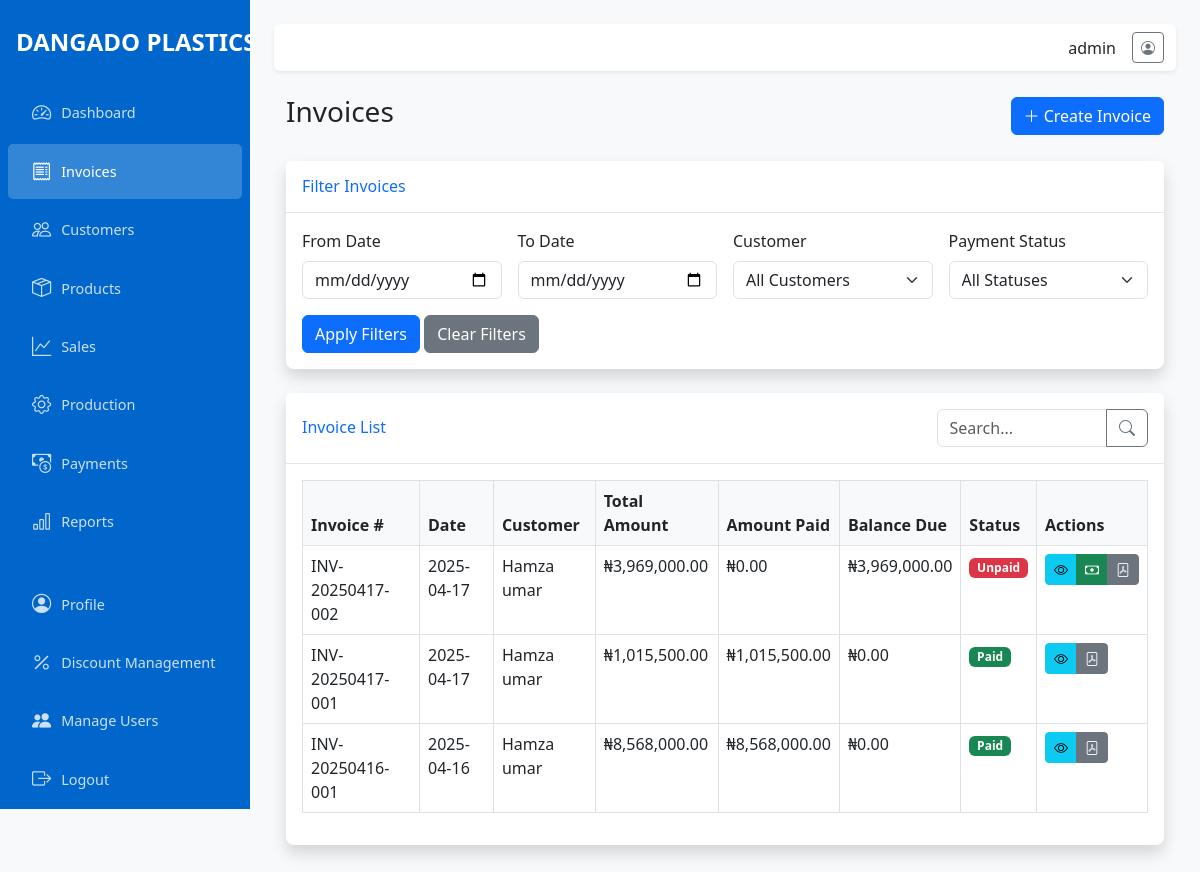
/invoices (signed in), run on the app's committed database.
### app/models.py (models this page shows, shortened)
class User(UserMixin, db.Model):
    id = db.Column(db.Integer, primary_key=True)
    username = db.Column(db.String(64), unique=True, nullable=False)
    email = db.Column(db.String(120), unique=True, nullable=False)
    password_hash = db.Column(db.String(128), nullable=False)
    is_admin = db.Column(db.Boolean, default=False)
    created_at = db.Column(db.DateTime, default=datetime.utcnow)

class Invoice(db.Model):
    id = db.Column(db.Integer, primary_key=True)
    invoice_number = db.Column(db.String(20), unique=True, nullable=False)
    customer_id = db.Column(db.Integer, db.ForeignKey('customer.id'), nullable=False)
    invoice_date = db.Column(db.Date, default=datetime.utcnow)
    total_amount = db.Column(db.Float, default=0)
    notes = db.Column(db.Text)
    payment_status = db.Column(db.String(20), default='unpaid')  # 'paid', 'partial', 'unpaid'
    amount_paid = db.Column(db.Float, default=0)
    balance_due = db.Column(db.Float, default=0)
    created_at = db.Column(db.DateTime, default=datetime.utcnow)
    updated_at = db.Column(db.DateTime, default=datetime.utcnow, onupdate=datetime.utcnow)
    sales = db.relationship('Sale', backref='invoice', lazy=True)
    payments = db.relationship('Payment', backref='invoice', lazy=True)
    discount_records = db.relationship('DiscountTracking', backref='invoice', lazy=True)

class Customer(db.Model):
    id = db.Column(db.Integer, primary_key=True)
    name = db.Column(db.String(100), nullable=False)
    contact = db.Column(db.String(100))
    total_sales = db.Column(db.Float, default=0)
    created_at = db.Column(db.DateTime, default=datetime.utcnow)
    updated_at = db.Column(db.DateTime, default=datetime.utcnow, onupdate=datetime.utcnow)
    invoices = db.relationship('Invoice', backref='customer', lazy=True)
    sales = db.relationship('Sale', backref='customer', lazy=True)

### app/routes/invoices.py (the view)
@invoices.route('/invoices')
@login_required
def index():
    invoices_list = Invoice.query.order_by(Invoice.created_at.desc()).all()
    return render_template('invoices/index.html', invoices=invoices_list)

### app/models.py (called while the page is built)
@login_manager.user_loader
def load_user(user_id):
    return User.query.get(int(user_id))

### app/templates/invoices/index.html (shortened to what this page needs)
{% extends 'layout.html' %}
{% block content %}
<div class="container-fluid">
    <div class="d-flex justify-content-between align-items-center mb-4">
        <h1 class="h3">Invoices</h1>
        <a href="{{ url_for('invoices.create') }}" class="btn btn-primary">
            <i class="bi bi-plus-lg"></i> Create Invoice
        </a>
    </div>
    <div class="card shadow mb-4">
        <div class="card-header py-3">
            <h6 class="m-0 font-weight-bold text-primary">Filter Invoices</h6>
        </div>
        <div class="card-body">
            <form method="GET" class="row g-3">
                <div class="col-md-3">
                    <label for="filter_date_from" class="form-label">From Date</label>
                    <input type="date" class="form-control" id="filter_date_from" name="date_from" value="{{ request.args.get('date_from', '') }}">
                </div>
                <div class="col-md-3">
                    <label for="filter_date_to" class="form-label">To Date</label>
                    <input type="date" class="form-control" id="filter_date_to" name="date_to" value="{{ request.args.get('date_to', '') }}">
                </div>
                <div class="col-md-3">
                    <label for="filter_customer" class="form-label">Customer</label>
                    <select class="form-select" id="filter_customer" name="customer_id">
                        <option value="">All Customers</option>
                    </select>
                </div>
                <div class="col-md-3">
                    <label for="filter_status" class="form-label">Payment Status</label>
                    <select class="form-select" id="filter_status" name="status">
                        <option value="">All Statuses</option>
                    </select>
                </div>
                <div class="col-12">
                    <button type="submit" class="btn btn-primary">Apply Filters</button>
                    <a href="{{ url_for('invoices.index') }}" class="btn btn-secondary">Clear Filters</a>
                </div>
            </form>
        </div>
    </div>
    <div class="card shadow mb-4">
        <div class="card-header py-3 d-flex justify-content-between align-items-center">
            <h6 class="m-0 font-weight-bold text-primary">Invoice List</h6>
            <div class="input-group w-25">
                <input type="text" id="invoiceSearch" class="form-control" placeholder="Search...">
                <button class="btn btn-outline-secondary" type="button">
                    <i class="bi bi-search"></i>
                </button>
            </div>
        </div>
        <div class="card-body">
            <div class="table-responsive">
                <table class="table table-bordered" id="invoicesTable" width="100%" cellspacing="0">
                    <thead>
                        <tr>
                            <th>Invoice #</th>
                            <th>Date</th>
                            <th>Customer</th>
                            <th>Total Amount</th>
                            <th>Amount Paid</th>
                            <th>Balance Due</th>
                            <th>Status</th>
                            <th>Actions</th>
                        </tr>
                    </thead>
                    <tbody>
                        {% for invoice in invoices %}
                        <tr>
                            <td>{{ invoice.invoice_number }}</td>
                            <td>{{ invoice.invoice_date.strftime('%Y-%m-%d') }}</td>
                            <td>{{ invoice.customer.name }}</td>
                            <td>₦{{ "{:,.2f}".format(invoice.total_amount) }}</td>
                            <td>₦{{ "{:,.2f}".format(invoice.amount_paid) }}</td>
                            <td>₦{{ "{:,.2f}".format(invoice.balance_due) }}</td>
                            <td>
                                <span class="badge {% if invoice.payment_status == 'paid' %}bg-success{% elif invoice.payment_status == 'partial' %}bg-warning{% else %}bg-danger{% endif %}">
                                    {{ invoice.payment_status|title }}
                                </span>
                            </td>
                            <td>
                                <div class="btn-group" role="group">
                                    <a href="{{ url_for('invoices.view', id=invoice.id) }}" class="btn btn-sm btn-info">
                                        <i class="bi bi-eye"></i>
                                    </a>
                                    {% if invoice.payment_status != 'paid' %}
                                    <a href="{{ url_for('payments.create', invoice_id=invoice.id) }}" class="btn btn-sm btn-success">
                                        <i class="bi bi-cash"></i>
                                    </a>
                                    {% endif %}
                                    <a href="{{ url_for('invoices.generate_pdf', id=invoice.id) }}" class="btn btn-sm btn-secondary">
                                        <i class="bi bi-file-pdf"></i>
                                    </a>
                                </div>
                            </td>
                        </tr>
                        {% else %}
                        <tr>
                            <td colspan="8" class="text-center">No invoices found</td>
                        </tr>
                        {% endfor %}
                    </tbody>
                </table>
            </div>
        </div>
    </div>
</div>
{% endblock %}

### app/templates/layout.html (shortened to what this page needs)
<!DOCTYPE html>
<html lang="en">
<head>
    <link href="https://cdn.jsdelivr.net/npm/bootstrap@5.3.0-alpha1/dist/css/bootstrap.min.css" rel="stylesheet">
    <link href="https://cdn.jsdelivr.net/npm/bootstrap-icons@1.11.0/font/bootstrap-icons.css" rel="stylesheet">
</head>
<body>
    <div class="wrapper">
        <nav id="sidebar" class="sidebar">
            <div class="sidebar-header">
                <div class="navbar-brand">DANGADO PLASTICS</div>
            </div>
            <ul class="nav flex-column">
                <li class="nav-item">
                    <a href="{{ url_for('dashboard.index') }}" class="nav-link {% if request.endpoint == 'dashboard.index' %}active{% endif %}">
                        <i class="bi bi-speedometer2"></i> Dashboard
                    </a>
                </li>
                <li class="nav-item">
                    <a href="{{ url_for('invoices.index') }}" class="nav-link {% if 'invoices' in request.endpoint %}active{% endif %}">
                        <i class="bi bi-receipt"></i> Invoices
                    </a>
                </li>
                <li class="nav-item">
                    <a href="{{ url_for('customers.index') }}" class="nav-link {% if 'customers' in request.endpoint %}active{% endif %}">
                        <i class="bi bi-people"></i> Customers
                    </a>
                </li>
                <li class="nav-item">
                    <a href="{{ url_for('products.index') }}" class="nav-link {% if 'products' in request.endpoint %}active{% endif %}">
                        <i class="bi bi-box-seam"></i> Products
                    </a>
                </li>
                <li class="nav-item">
                    <a href="{{ url_for('sales.index') }}" class="nav-link {% if 'sales' in request.endpoint %}active{% endif %}">
                        <i class="bi bi-graph-up"></i> Sales
                    </a>
                </li>
                <li class="nav-item">
                    <a href="{{ url_for('production.index') }}" class="nav-link {% if 'production' in request.endpoint %}active{% endif %}">
                        <i class="bi bi-gear"></i> Production
                    </a>
                </li>
                <li class="nav-item">
                    <a href="{{ url_for('payments.index') }}" class="nav-link {% if 'payments' in request.endpoint %}active{% endif %}">
                        <i class="bi bi-cash-coin"></i> Payments
                    </a>
                </li>
                <li class="nav-item">
                    <a href="{{ url_for('reports.index') }}" class="nav-link {% if 'reports' in request.endpoint %}active{% endif %}">
                        <i class="bi bi-bar-chart"></i> Reports
                    </a>
                </li>
                <li class="nav-item mt-4">
                    <a href="{{ url_for('auth.profile') }}" class="nav-link {% if request.endpoint == 'auth.profile' %}active{% endif %}">
                        <i class="bi bi-person-circle"></i> Profile
                    </a>
                </li>
                {% if current_user.is_admin %}
                <li class="nav-item">
                    <a href="{{ url_for('discounts.index') }}" class="nav-link {% if 'discounts' in request.endpoint %}active{% endif %}">
                        <i class="bi bi-percent"></i> Discount Management
                    </a>
                </li>
                {% endif %}
                {% if current_user.is_admin %}
                <li class="nav-item">
                    <a href="{{ url_for('auth.user_list') }}" class="nav-link {% if request.endpoint == 'auth.user_list' %}active{% endif %}">
                        <i class="bi bi-people-fill"></i> Manage Users
                    </a>
                </li>
                {% endif %}
                <li class="nav-item">
                    <a href="{{ url_for('auth.logout') }}" class="nav-link">
                        <i class="bi bi-box-arrow-right"></i> Logout
                    </a>
                </li>
            </ul>
        </nav>
        <div class="main-content">
            <nav class="navbar navbar-expand-lg navbar-light bg-white shadow-sm mb-4 rounded">
                <div class="container-fluid">
                    <div class="ms-auto d-flex align-items-center">
                        <div class="me-3">
                            {{ current_user.username }}
                        </div>
                        <a href="{{ url_for('auth.profile') }}" class="btn btn-outline-secondary btn-sm">
                            <i class="bi bi-person-circle"></i>
                        </a>
                    </div>
                </div>
            </nav>
            {% block content %}{% endblock %}
        </div>
    </div>
</body>
</html>

### app/templates/layout.html (style rules this page uses)
:root { --primary-color: #0066cc; --secondary-color: #f8f9fa; --sidebar-width: 250px; }
body { font-family: 'Segoe UI', Arial, sans-serif; background-color: #f8f9fa; }
.sidebar { min-width: var(--sidebar-width); width: var(--sidebar-width); background-color: var(--primary-color); min-height: 100vh; position: fixed; transition: all 0.3s; z-index: 999; }
.sidebar .navbar-brand { color: white; padding: 1.5rem 1rem; font-size: 1.5rem; font-weight: bold; }
.sidebar .nav-link { color: rgba(255, 255, 255, 0.8); padding: 0.8rem 1.5rem; font-size: 0.9rem; display: flex; align-items: center; border-radius: 5px; margin: 2px 8px; }
.sidebar .nav-link.active { color: white; background-color: rgba(255, 255, 255, 0.2); }
.sidebar .nav-link i { margin-right: 10px; font-size: 1.2rem; }
.main-content { margin-left: var(--sidebar-width); padding: 1.5rem; transition: all 0.3s; }
.card { border: none; border-radius: 0.5rem; box-shadow: 0 0.125rem 0.25rem rgba(0, 0, 0, 0.075); margin-bottom: 1.5rem; }
.card-header { background-color: white; border-bottom: 1px solid rgba(0, 0, 0, 0.1); padding: 1rem; font-weight: 600; }
.table th { font-weight: 600; background-color: #f8f9fa; }

### data on the page
User: username "admin"
Invoice: invoice_number "INV-20250417-002", invoice_date "2025-04-17", customer.name "Hamza umar", total_amount "3,969,000.00", amount_paid "0.00", balance_due "3,969,000.00", payment_status "Unpaid"
Invoice: invoice_number "INV-20250417-001", invoice_date "2025-04-17", customer.name "Hamza umar", total_amount "1,015,500.00", amount_paid "1,015,500.00", balance_due "0.00", payment_status "Paid"
Invoice: invoice_number "INV-20250416-001", invoice_date "2025-04-16", customer.name "Hamza umar", total_amount "8,568,000.00", amount_paid "8,568,000.00", balance_due "0.00", payment_status "Paid"
